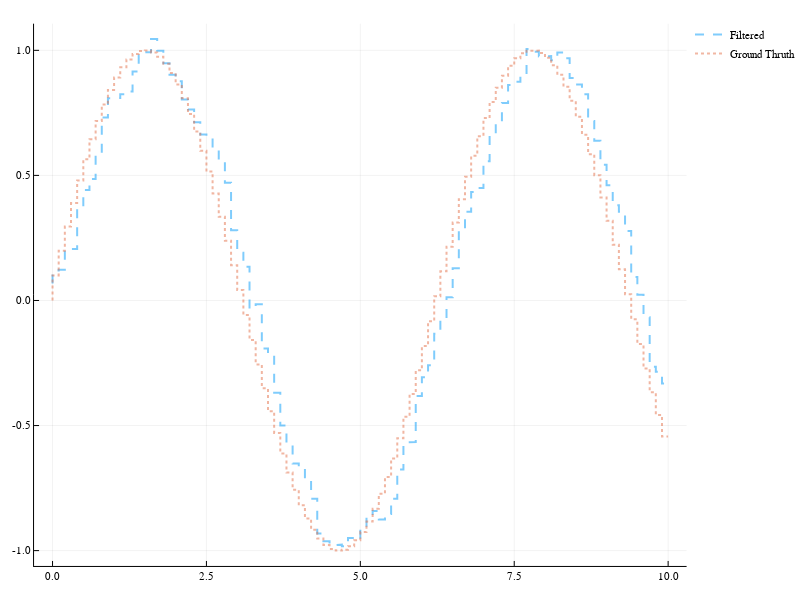

Notebook source saved alongside this figure:
### Markdown cell above
---
### Experiment: Sinus Werte mit Rauschen und Steuerungssignal

### Code cell
A = 1 # Zustandsübergangsmatrix
G = 1 # Messabbildung Matrix
Q = .2
R = 1
B = sin
x̂_0 = 0
# x̂_0 = f(1)
Σ_0 = 0.5

model = KalmanFilter.Kalman(A, Q, G, R, x̂_0, Σ_0)

y_filtered = zeros(length(x))
y_predicted = zeros(length(x))
for (index, value) in enumerate(x)
    y_cur = y_measurement[index]
    y_filtered[index] = KalmanFilter.fusion(model, y_cur).state
    y_predicted[index] = KalmanFilter.predict(model).state
    #@printf "Step %4d    y_m %.3f    filtered %.3f    predicted %.3f    gain %.3f\n" index y_cur y_filtered[index] y_predicted[index] KalmanFilter.K(model)
end

plot(x, y_predicted, label = "Predicted")
plot(x, y_filtered, label = "Filtered", linestyle=:dash)
#plot!(x, y_measurement, label = "Measurement")
plot!(x, y, label = "Ground Thruth", linestyle=:dot)

### Figure 1 — Plotly figure (JSON) as saved in the notebook; plotly's stock layout.template omitted (floating-point values rounded to 4 significant figures; data arrays with more than 128 entries replaced by an {"elided": "..."} marker saying what was removed)
{"data": [{"colorbar": {"title": ""}, "hoverinfo": "text", "legendgroup": "Filtered", "line": {"color": "rgba(0, 154, 250, 0.500)", "dash": "dash", "shape": "linear", "width": 2}, "mode": "lines", "name": "Filtered", "showlegend": true, "text": {"elided": "201 null values"}, "type": "scatter", "x": {"elided": "201 float values"}, "xaxis": "x1", "y": {"elided": "201 float values"}, "yaxis": "y1", "zmax": 0.1, "zmin": -0.1}, {"colorbar": {"title": ""}, "hoverinfo": "text", "legendgroup": "Ground Thruth", "line": {"color": "rgba(227, 111, 71, 0.500)", "dash": "dot", "shape": "linear", "width": 2}, "mode": "lines", "name": "Ground Thruth", "showlegend": true, "text": {"elided": "201 null values"}, "type": "scatter", "x": {"elided": "201 float values"}, "xaxis": "x1", "y": {"elided": "201 float values"}, "yaxis": "y1", "zmax": 0.1, "zmin": -0.1}], "layout": {"annotations": [], "height": 600, "legend": {"bgcolor": "rgba(255, 255, 255, 1.000)", "bordercolor": "rgba(0, 0, 0, 1.000)", "font": {"color": "rgba(0, 0, 0, 1.000)", "family": "sans-serif", "size": 11}, "tracegroupgap": 0, "x": 1, "y": 1}, "margin": {"b": 20, "l": 0, "r": 0, "t": 20}, "paper_bgcolor": "rgba(255, 255, 255, 1.000)", "plot_bgcolor": "rgba(255, 255, 255, 1.000)", "showlegend": true, "width": 800, "xaxis": {"anchor": "y1", "domain": [0.04937, 0.9951], "gridcolor": "rgba(0, 0, 0, 0.100)", "gridwidth": 0.5, "linecolor": "rgba(0, 0, 0, 1.000)", "mirror": false, "range": [-0.3, 10.3], "showgrid": true, "showline": true, "showticklabels": true, "tickangle": 0, "tickcolor": "rgb(0, 0, 0)", "tickfont": {"color": "rgba(0, 0, 0, 1.000)", "family": "sans-serif", "size": 11}, "tickmode": "array", "ticks": "inside", "ticktext": ["0.0", "2.5", "5.0", "7.5", "10.0"], "tickvals": [0, 2.5, 5, 7.5, 10], "title": "", "titlefont": {"color": "rgba(0, 0, 0, 1.000)", "family": "sans-serif", "size": 15}, "type": "-", "visible": true, "zeroline": false, "zerolinecolor": "rgba(0, 0, 0, 1.000)"}, "yaxis": {"anchor": "x1", "domain": [0.02508, 0.9934], "gridcolor": "rgba(0, 0, 0, 0.100)", "gridwidth": 0.5, "linecolor": "rgba(0, 0, 0, 1.000)", "mirror": false, "range": [-1.061, 1.107], "showgrid": true, "showline": true, "showticklabels": true, "tickangle": 0, "tickcolor": "rgb(0, 0, 0)", "tickfont": {"color": "rgba(0, 0, 0, 1.000)", "family": "sans-serif", "size": 11}, "tickmode": "array", "ticks": "inside", "ticktext": ["-1.0", "-0.5", "0.0", "0.5", "1.0"], "tickvals": [-1, -0.5, 0, 0.5, 1], "title": "", "titlefont": {"color": "rgba(0, 0, 0, 1.000)", "family": "sans-serif", "size": 15}, "type": "-", "visible": true, "zeroline": false, "zerolinecolor": "rgba(0, 0, 0, 1.000)"}}}
